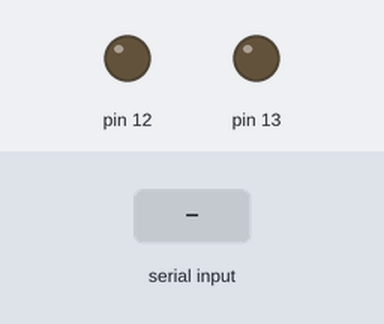
The sketch below on a simulated Arduino Uno, built with avr-gcc and run on an emulated ATmega328P. On the bench: output pins drawn as LEDs (lit = HIGH). The inputs (shaded band) are chosen by the test bench. What the sketch prints to the serial monitor is not drawn.

Above: at 0.05 s.
At 2.0 s:
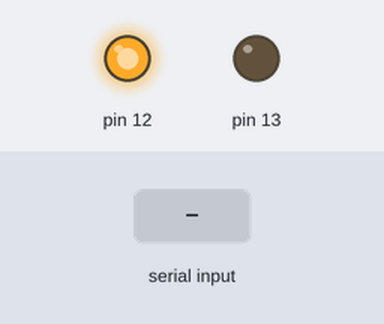
2.1 s: "ok\n" received over the second serial link
At 2.9 s:
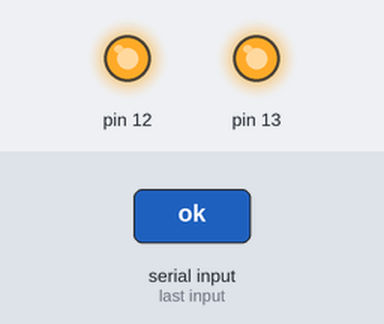
4.6 s: "radio_rx\n" received over the second serial link
6.1 s: "send\n" received over the second serial link
Timing chart, 0 to 9.1 s (numbered marks = the images above; inputs shaded):
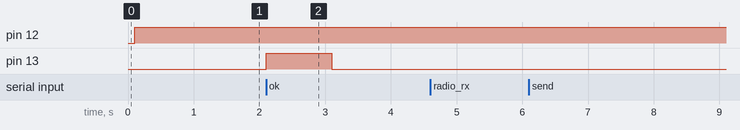

Measured:
- after the input at 2.1 s, pin 13: LOW → HIGH at once, → LOW 1.0 s later
- after the input at 4.6 s, every drawn part: stays the same
- after the input at 6.1 s, every drawn part: stays the same

The sketch:

Base.ino
```cpp
/*
 * Author: JP Meijers
 * 30 September 2016
 */

#include <SoftwareSerial.h>

SoftwareSerial loraSerial(10, 11);

String str;
String inCmd;
String msgBody;
int i=0;
int buffLen = 0;
int waitPeriod = 10000;

void setup() {
  //output LED pin
  pinMode(13, OUTPUT);
  led_off();

  // Open serial communications and wait for port to open:

  Serial.begin(57600);
  Serial.setTimeout(1000);

   //Radio Reset
  pinMode(12, OUTPUT);
  digitalWrite(12, 0);
  delay(100);
  digitalWrite(12, 1);
  delay(100);

  loraSerial.begin(9600);
  loraSerial.setTimeout(1000);
  lora_autobaud();

  led_on();
  delay(1000);
  led_off();

  Serial.println("Initing LoRa");

  loraSerial.listen();
  str = loraSerial.readStringUntil('\n');
  Serial.println(str);
  loraSerial.println("sys get ver");
  str = loraSerial.readStringUntil('\n');
  Serial.println(str);

  loraSerial.println("mac pause");
  str = loraSerial.readStringUntil('\n');
  Serial.println(str);

//  loraSerial.println("radio set bt 0.5");
//  wait_for_ok();

  loraSerial.println("radio set mod lora");
  str = loraSerial.readStringUntil('\n');
  Serial.println(str);

  loraSerial.println("radio set freq 869100000");
  str = loraSerial.readStringUntil('\n');
  Serial.println(str);

  loraSerial.println("radio set pwr 14");
  str = loraSerial.readStringUntil('\n');
  Serial.println(str);

  loraSerial.println("radio set sf sf7");
  str = loraSerial.readStringUntil('\n');
  Serial.println(str);

  loraSerial.println("radio set afcbw 41.7");
  str = loraSerial.readStringUntil('\n');
  Serial.println(str);

  loraSerial.println("radio set rxbw 125");
  str = loraSerial.readStringUntil('\n');
  Serial.println(str);

//  loraSerial.println("radio set bitrate 50000");
//  wait_for_ok();

//  loraSerial.println("radio set fdev 25000");
//  wait_for_ok();

  loraSerial.println("radio set prlen 8");
  str = loraSerial.readStringUntil('\n');
  Serial.println(str);

  loraSerial.println("radio set crc on");
  str = loraSerial.readStringUntil('\n');
  Serial.println(str);

  loraSerial.println("radio set iqi off");
  str = loraSerial.readStringUntil('\n');
  Serial.println(str);

  loraSerial.println("radio set cr 4/5");
  str = loraSerial.readStringUntil('\n');
  Serial.println(str);

  //disable for continuous reception
  //loraSerial.println("radio set wdt 60000");
  loraSerial.println("radio set wdt "+String(waitPeriod));
  str = loraSerial.readStringUntil('\n');
  Serial.println(str);

  loraSerial.println("radio set sync 12");
  str = loraSerial.readStringUntil('\n');
  Serial.println(str);

  loraSerial.println("radio set bw 125");
  str = loraSerial.readStringUntil('\n');
  Serial.println(str);

  Serial.println("starting loop");
}

void loop() {
   Serial.println("getbufferlength");
   inCmd = Serial.readStringUntil('\n');
   buffLen = inCmd.toInt();
   for(i = 0; i<buffLen; i++){
    Serial.println("getnext");
    inCmd = Serial.readStringUntil('\n');
    processServerMsg(inCmd);
    Serial.println("cmd: "+inCmd);
   }
   Serial.println("waiting for a message");
   loraSerial.println("radio rx 0");

  str = loraSerial.readStringUntil('\n');
  if ( str.indexOf("ok") == 0 )
  {
    str = String("");
    while(str=="")
    {
      str = loraSerial.readStringUntil('\n');
    }
    if ( str.indexOf("radio_rx") == 0 )
    {
      Serial.println(str);
    }
    else
    {
      Serial.println("Received nothing");
    }
  }
  else
  {
    Serial.println("radio not going into receive mode");
    delay(1000);
  }
  /*led_on();
  msgBody = String(i, HEX);
  if(msgBody.length()%2){
    msgBody= '0'+msgBody;
  }
  loraSerial.println("radio tx 34"+msgBody);
  str = loraSerial.readStringUntil('\n');
  Serial.println(str);
  str = loraSerial.readStringUntil('\n');
  Serial.println(str);
  led_off();
  i++;
  delay(200);*/
}

void lora_autobaud()
{
  String response = "";
  while (response=="")
  {
    delay(1000);
    loraSerial.write((byte)0x00);
    loraSerial.write(0x55);
    loraSerial.println();
    loraSerial.println("sys get ver");
    response = loraSerial.readStringUntil('\n');
  }
}

/*
 * This function blocks until the word "ok\n" is received on the UART,
 * or until a timeout of 3*5 seconds.
 */
int wait_for_ok()
{
  str = loraSerial.readStringUntil('\n');
  if ( str.indexOf("ok") == 0 ) {
    return 1;
  }
  else return 0;
}

void led_on()
{
  digitalWrite(13, 1);
}

void led_off()
{
  digitalWrite(13, 0);
}
void processServerMsg(String msg){
  if ( msg.indexOf("send") == 0 ){
      sendRF(msg.substring(5));
  }
}
void sendRF(String msg){
  loraSerial.println("radio tx "+msg);
  str = loraSerial.readStringUntil('\n');
  Serial.println(str);
  str = loraSerial.readStringUntil('\n');
  Serial.println(str);
}
```
